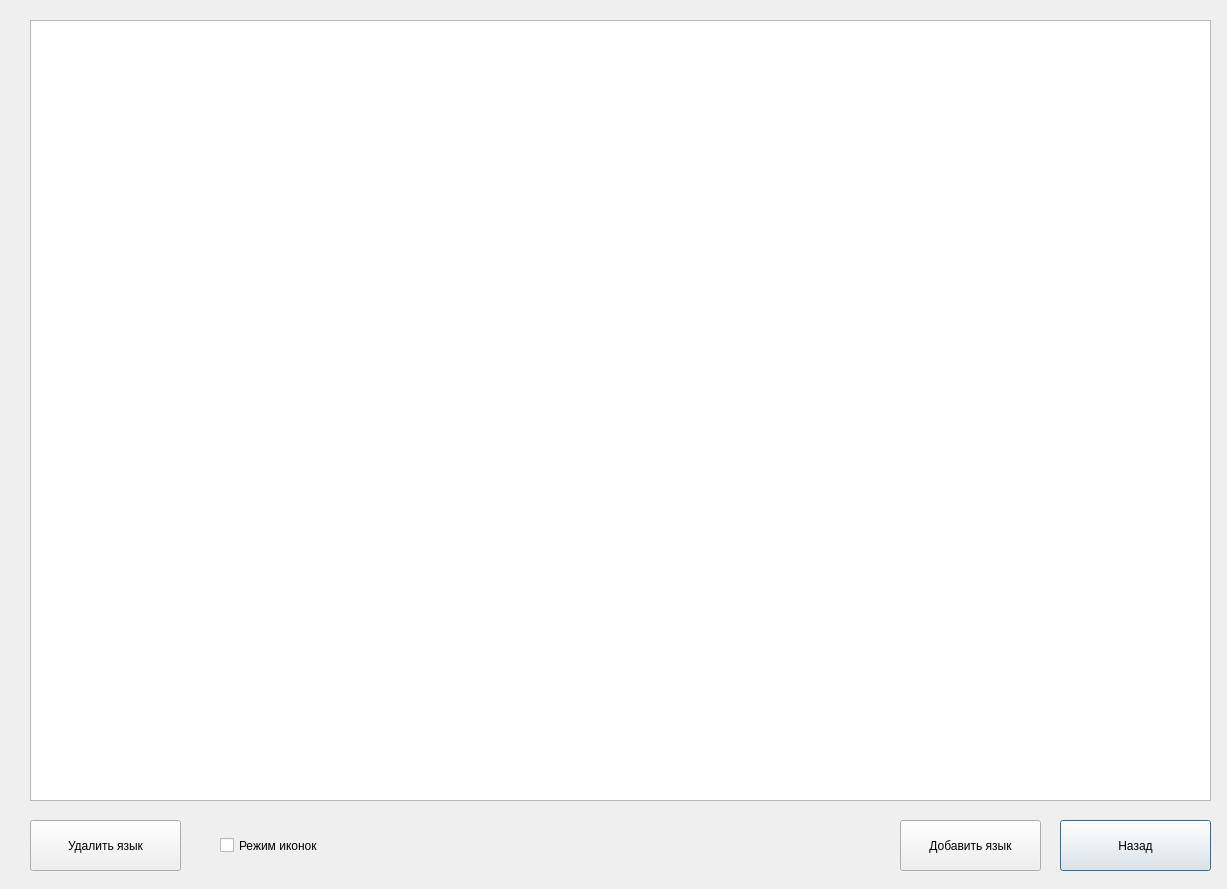
<?xml version="1.0" encoding="UTF-8"?>
<ui version="4.0">
 <class>TaskTwoDlg</class>
 <widget class="QDialog" name="TaskTwoDlg">
  <property name="geometry">
   <rect>
    <x>0</x>
    <y>0</y>
    <width>1227</width>
    <height>889</height>
   </rect>
  </property>
  <property name="windowTitle">
   <string>Dialog</string>
  </property>
  <widget class="QPushButton" name="pushButtonReturn">
   <property name="geometry">
    <rect>
     <x>1060</x>
     <y>820</y>
     <width>151</width>
     <height>51</height>
    </rect>
   </property>
   <property name="text">
    <string>Назад</string>
   </property>
  </widget>
  <widget class="QListWidget" name="listWidget">
   <property name="geometry">
    <rect>
     <x>30</x>
     <y>20</y>
     <width>1181</width>
     <height>781</height>
    </rect>
   </property>
  </widget>
  <widget class="QPushButton" name="pushButtonAddLang">
   <property name="geometry">
    <rect>
     <x>900</x>
     <y>820</y>
     <width>141</width>
     <height>51</height>
    </rect>
   </property>
   <property name="text">
    <string>Добавить язык</string>
   </property>
  </widget>
  <widget class="QPushButton" name="pushButtonDropLang">
   <property name="geometry">
    <rect>
     <x>30</x>
     <y>820</y>
     <width>151</width>
     <height>51</height>
    </rect>
   </property>
   <property name="text">
    <string>Удалить язык</string>
   </property>
  </widget>
  <widget class="QCheckBox" name="checkBoxForIcons">
   <property name="geometry">
    <rect>
     <x>220</x>
     <y>830</y>
     <width>181</width>
     <height>31</height>
    </rect>
   </property>
   <property name="text">
    <string>Режим иконок</string>
   </property>
  </widget>
 </widget>
 <resources/>
 <connections/>
</ui>
